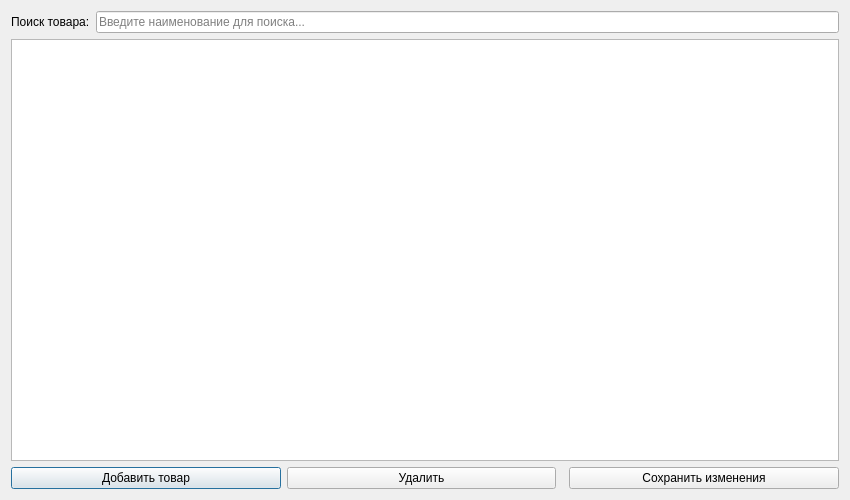
<?xml version="1.0" encoding="UTF-8"?>
<ui version="4.0">
 <class>ProductsDialog</class>
 <widget class="QDialog" name="ProductsDialog">
  <property name="geometry"><rect><x>0</x><y>0</y><width>850</width><height>500</height></rect></property>
  <property name="windowTitle"><string>Управление каталогом товаров</string></property>
  <layout class="QVBoxLayout" name="verticalLayout">

   <item>
    <layout class="QHBoxLayout" name="searchLayout">
     <item>
      <widget class="QLabel" name="lblSearch">
       <property name="text"><string>Поиск товара:</string></property>
      </widget>
     </item>
     <item>
      <widget class="QLineEdit" name="leSearch">
       <property name="placeholderText"><string>Введите наименование для поиска...</string></property>
      </widget>
     </item>
    </layout>
   </item>
   <item>
    <widget class="QTableView" name="tableView">
     <property name="selectionBehavior"><enum>QAbstractItemView::SelectRows</enum></property>
    </widget>
   </item>
   <item>
    <layout class="QHBoxLayout" name="horizontalLayout">
     <item><widget class="QPushButton" name="btnAdd"><property name="text"><string>Добавить товар</string></property></widget></item>
     <item><widget class="QPushButton" name="btnDelete"><property name="text"><string>Удалить</string></property></widget></item>
     <item><spacer name="spacer"><property name="orientation"><enum>Qt::Horizontal</enum></property></spacer></item>
     <item><widget class="QPushButton" name="btnSave"><property name="text"><string>Сохранить изменения</string></property></widget></item>
    </layout>
   </item>
  </layout>
 </widget>
</ui>
